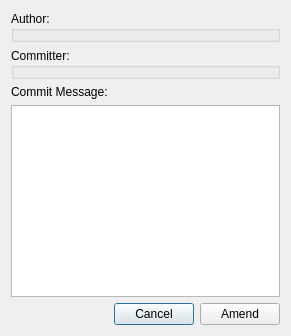
<?xml version="1.0" encoding="UTF-8"?>
<ui version="4.0">
 <class>AmendDialog</class>
 <widget class="QDialog" name="AmendDialog">
  <layout class="QGridLayout" name="gridLayout">
   <item row="0" column="0" colspan="2">
    <widget class="InfoBox" name="mAuthorInfo">
     <property name="title">
      <string>Author:</string>
     </property>
     <property name="objectName">
      <string notr="true">Author</string>
     </property>
    </widget>
   </item>
   <item row="1" column="0" colspan="2">
    <widget class="InfoBox" name="mCommitterInfo">
     <property name="title">
      <string>Committer:</string>
     </property>
     <property name="objectName">
      <string notr="true">Committer</string>
     </property>
    </widget>
   </item>
   <item row="2" column="0">
    <widget class="QLabel" name="label">
     <property name="text">
      <string>Commit Message:</string>
     </property>
    </widget>
   </item>
   <item row="3" column="0" colspan="2">
    <widget class="QTextEdit" name="mCommitMessage">
     <property name="objectName">
      <string notr="true">Textlabel Commit Message</string>
     </property>
    </widget>
   </item>
   <item row="4" column="1">
    <layout class="QHBoxLayout" name="buttonsLayout">
     <item>
      <widget class="QPushButton" name="mCancel">
       <property name="text">
        <string>Cancel</string>
       </property>
      </widget>
     </item>
     <item>
      <widget class="QPushButton" name="mOk">
       <property name="text">
        <string>Amend</string>
       </property>
      </widget>
     </item>
    </layout>
   </item>
  </layout>
 </widget>
 <customwidgets>
  <customwidget>
   <class>InfoBox</class>
   <extends>QGroupBox</extends>
   <header>InfoBox.h</header>
  </customwidget>
 </customwidgets>
 <resources/>
 <connections/>
</ui>
